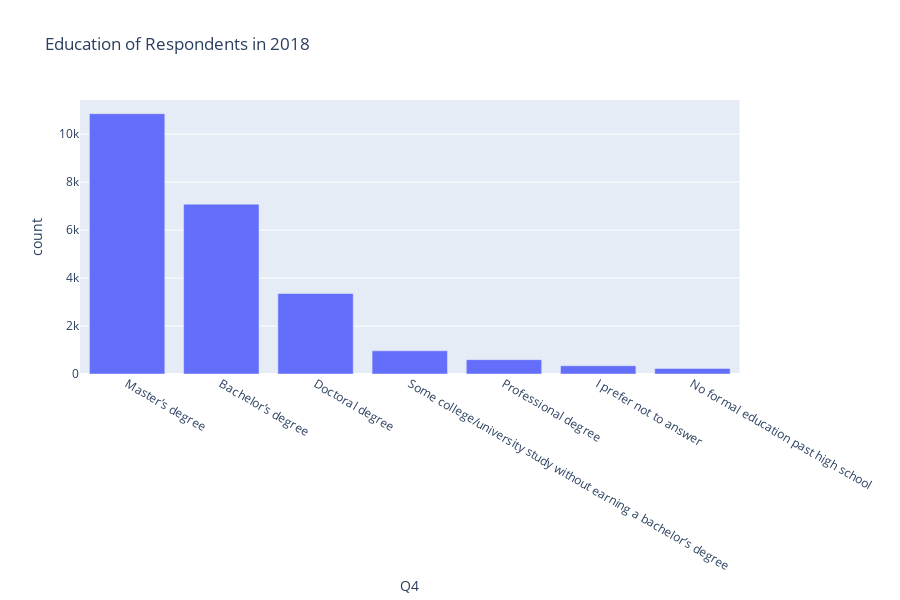

The code cell stored with this chart in its notebook:
### Code cell
df_test = pd.DataFrame({'count' : df_multi_choice.groupby([ "Q4"] ).size()}).reset_index().sort_values(by = 'count', ascending = False)
df_test.head()

fig = px.bar(df_test, x = 'Q4', y = 'count', title= 'Education of Respondents in 2018')
fig.show()

### Figure 1 — Plotly figure (JSON) as saved in the notebook; plotly's stock layout.template omitted (floating-point values rounded to 4 significant figures)
{"data": [{"alignmentgroup": "True", "hoverlabel": {"namelength": 0}, "hovertemplate": "Q4=%{x}<br>count=%{y}", "legendgroup": "", "marker": {"color": "#636efa"}, "name": "", "offsetgroup": "", "orientation": "v", "showlegend": false, "textposition": "auto", "type": "bar", "x": ["Master’s degree", "Bachelor’s degree", "Doctoral degree", "Some college/university study without earning a bachelor’s degree", "Professional degree", "I prefer not to answer", "No formal education past high school"], "xaxis": "x", "y": [10855, 7083, 3357, 967, 599, 345, 232], "yaxis": "y"}], "layout": {"barmode": "relative", "height": 600, "legend": {"tracegroupgap": 0}, "title": {"text": "Education of Respondents in 2018"}, "xaxis": {"anchor": "y", "domain": [0, 0.98], "title": {"text": "Q4"}}, "yaxis": {"anchor": "x", "domain": [0, 1], "title": {"text": "count"}}}}
